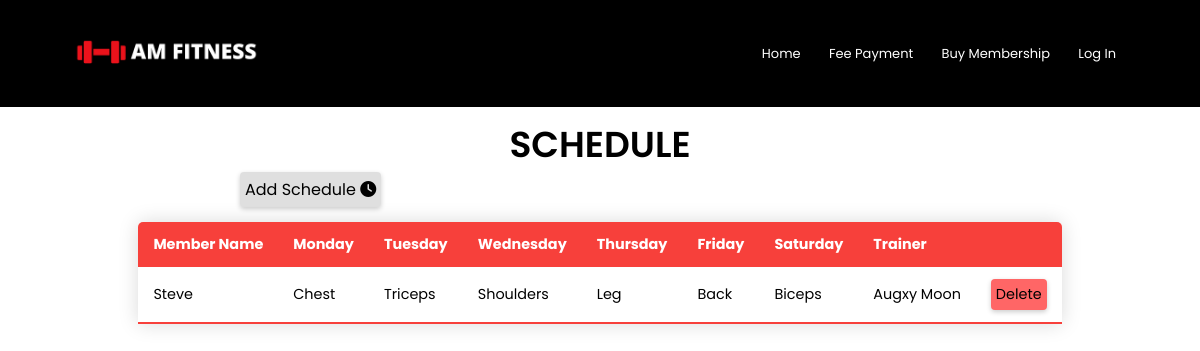
Page /AdminPage/schedule on the earlier database version.
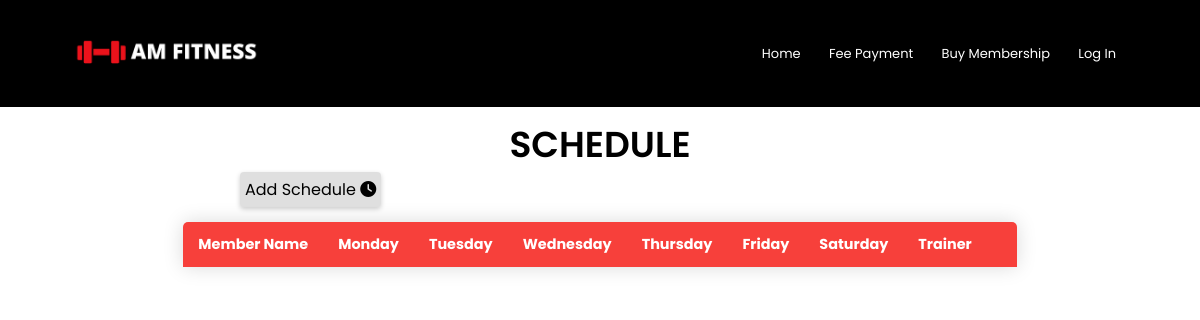
Same page on the later database version.
### gym/models.py (models this page shows, shortened)
class schedule(models.Model):
	client = models.ForeignKey(gym,on_delete=CASCADE)
	mon = models.CharField(max_length=100,default=1,verbose_name='Monday')
	tue = models.CharField(max_length=100,default=1,verbose_name='Tuesday')
	wed = models.CharField(max_length=100,default=1,verbose_name='Wednesday')
	thu = models.CharField(max_length=100,default=1,verbose_name='Thursday')
	fri = models.CharField(max_length=100,default=1,verbose_name='Friday')
	sat = models.CharField(max_length=100,default=1,verbose_name='Saturday')
	trainer = models.ForeignKey(trainers,on_delete=CASCADE)

class gym(models.Model):
	full_name = models.CharField(max_length=30,null=False)
	gender = models.CharField(max_length=6,default='Male',null=True)
	age = models.IntegerField(default=18)
	cell_no = models.IntegerField(unique=True,null=False)
	born_date = models.DateField(null=False,default=None,blank=True)
	email = models.EmailField()
	plan = models.CharField(max_length=10,default='Silver',null=False)
	date_joined = models.DateTimeField(default=timezone.now)
	trans = models.CharField(default=1,verbose_name="Transaction Number",max_length=100)
	class Meta:
		verbose_name_plural = "Members"
	def __str__(self):
		return self.full_name

### manage/models.py (models this page shows)
class trainers(models.Model):
	trainer_name = models.CharField(max_length=30,verbose_name='Name')
	trainer_age = models.IntegerField(verbose_name='Age')
	trainer_gender = models.CharField(max_length=10,verbose_name='Gender')
	trainer_cell = models.IntegerField(verbose_name='Mobile No',null=True)
	aos = models.CharField(max_length=100,verbose_name='Area of Specialization')
	salary = models.IntegerField(verbose_name='Salary')
	class Meta:
		verbose_name_plural = 'Trainers'
	def __str__(self):
		return self.trainer_name

### manage/views.py (the view)
# urls.py: path('AdminPage/schedule',manage_views.sched,name='schedule'),
def sched(request):
	days = ['Monday','Tuesday','Wednesday','Thursday','Friday','Saturday']
	sch = schedule.objects.all()
	d = {'sch':sch,'days':days}
	return render(request,'manage/schedule.html',d)

### manage/templates/manage/schedule.html (shortened to what this page needs)
{% extends 'manage/admin.html'%}
{% block page%}
<section class="data-table">
    <h3>Schedule</h3>
    <div class="mem-link" style="margin-left:240px;">
    <a href="{% url 'addsch'%}">Add Schedule  <i class="fas fa-clock"></i></a>
    </div>
    <table class="content-table">
        <thead>
            <tr>
                <th>Member Name</th>
                {% for j in days%}
                <th>{{j}}</th>
                {% endfor %}
                <th>Trainer</th>
                <th>     </th>
            </tr>
        </thead>
        <tbody>
            {% for i in sch %}
            <tr>
                <td>{{i.client}}</td>
                <td>{{i.mon}}</td>
                <td>{{i.tue}}</td>
                <td>{{i.wed}}</td>
                <td>{{i.thu}}</td>
                <td>{{i.fri}}</td>
                <td>{{i.sat}}</td>
                <td>{{i.trainer}}</td>
                <td><a class="table-btn" href="#" onclick="return confirm('Are You Sure?')">Delete</a></td>
            </tr>
            {% endfor %}
        </tbody>
    </table>
</section>
{% endblock %}

Differences in the rows shown:
removed schedule: client "Steve", mon "Chest", tue "Triceps", wed "Shoulders", thu "Leg", fri "Back", sat "Biceps", trainer "Augxy Moon"
